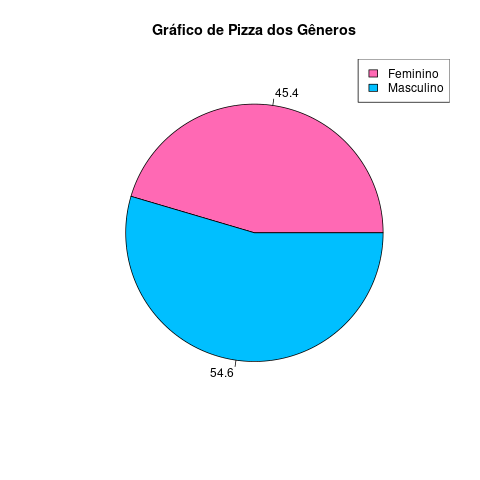

Write R code to recreate this figure.
Genero = table(DATASET.MQA$Genero)
porcentagem = round(100*Genero/sum(Genero), 1)
cores = c("hotpink", "deepskyblue")
png(file = "GraficoGenero.jpg")
pie(Genero, labels = porcentagem, main = "Gráfico de Pizza dos Gêneros", col = cores)
legend("topright", c("Feminino", "Masculino"), fill = cores)
dev.off()